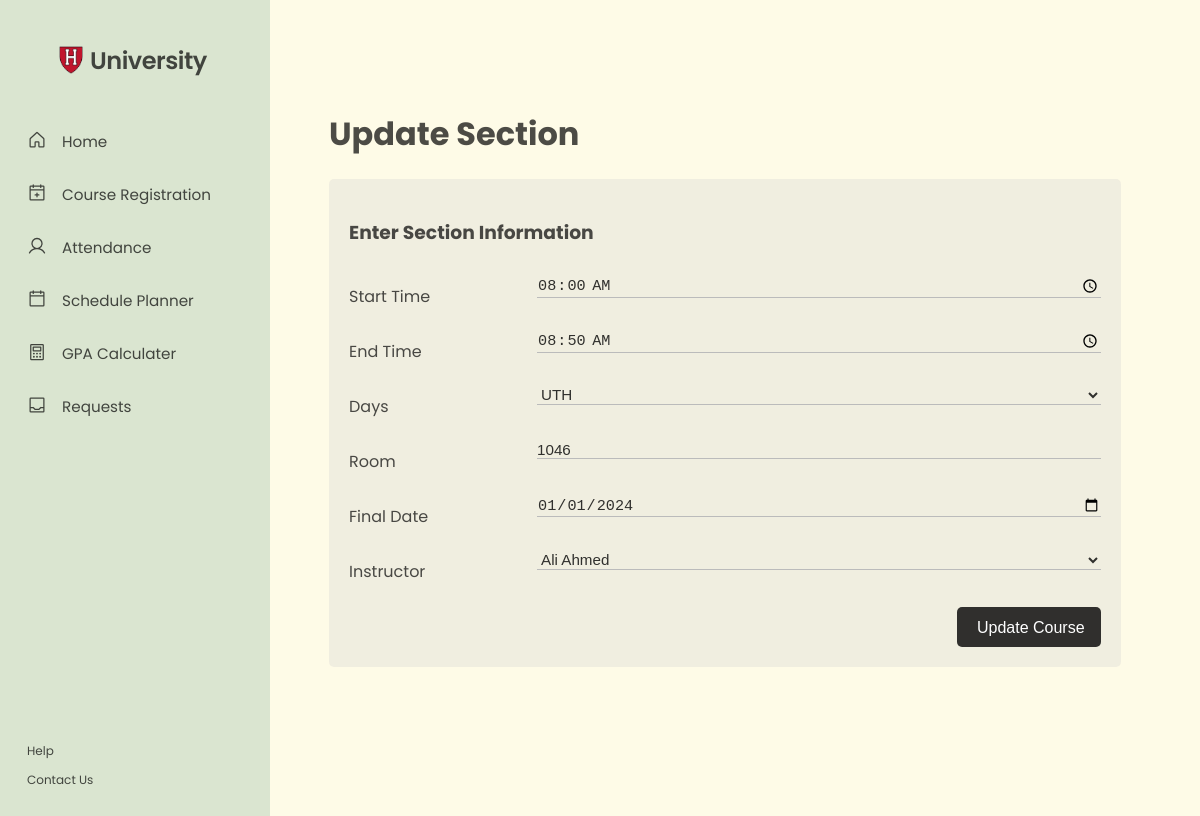
Before: /HOD-updateSection.php?sectionID=8 with the older database file.
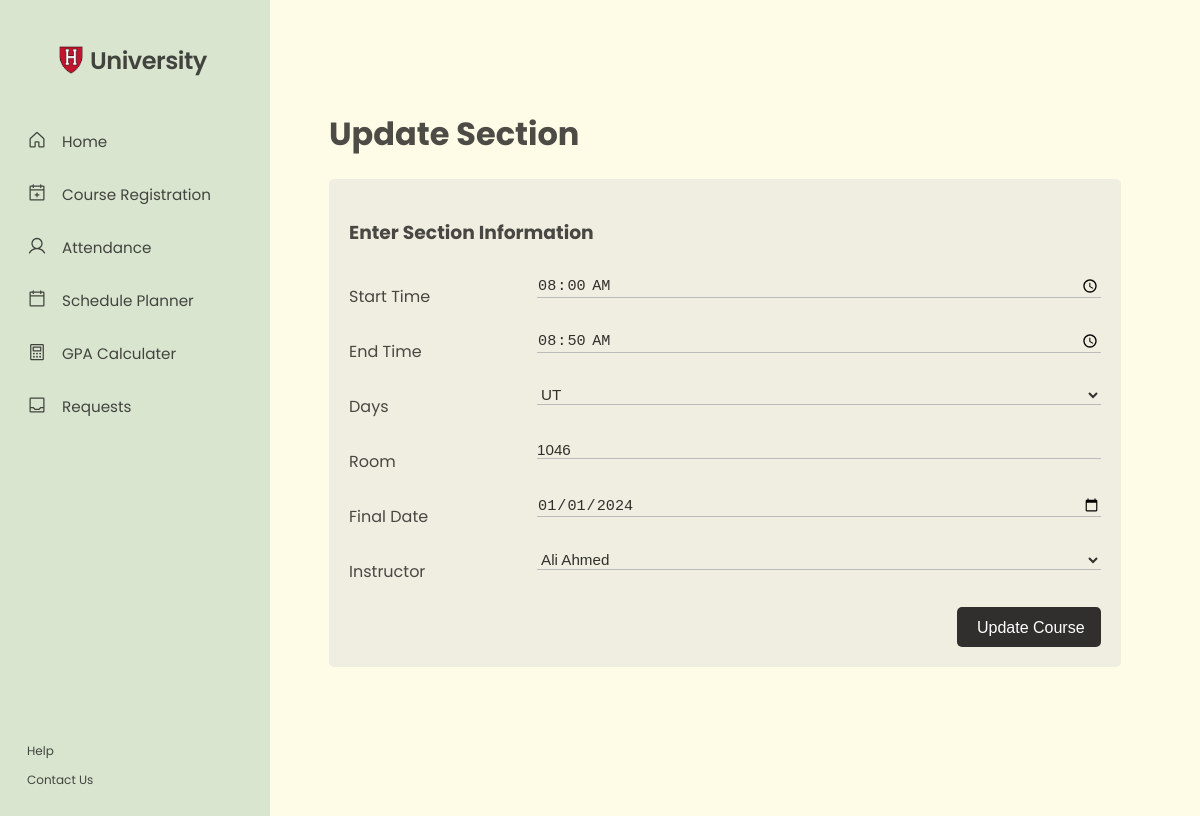
After: the same page with the newer database file.
### tables this page shows
CREATE TABLE `course_sections` (
  `ID` int(11) NOT NULL,
  `semesterID` int(11) DEFAULT NULL,
  `courseID` int(11) DEFAULT NULL,
  `sectionNumber` int(11) NOT NULL,
  `startTime` time NOT NULL,
  `endTime` time NOT NULL,
  `days` varchar(5) NOT NULL,
  `room` varchar(10) NOT NULL,
  `availableSeats` int(11) NOT NULL DEFAULT 25,
  `finalDate` date DEFAULT NULL,
  `instructorID` int(11) NOT NULL
);

CREATE TABLE `instructors` (
  `ID` int(11) NOT NULL,
  `username` varchar(50) NOT NULL,
  `fullName` varchar(100) NOT NULL,
  `phoneNumber` varchar(20) NOT NULL,
  `emailAddress` varchar(100) NOT NULL,
  `password` varchar(255) NOT NULL,
  `departmentID` int(11) NOT NULL
);

### HOD-updateSection.php (the view, shortened to what this page needs)
<?php
    if(isset($_GET['sectionID'])) {
        $sectionID = $_GET['sectionID'];
        try{
            require('Database/connection.php');
            $stmt = $db->prepare("SELECT * FROM course_sections WHERE ID=?");
            $stmt->execute(array($sectionID));
        }
        catch(PDOException $e){
            die($e->getMessage());
        }
    }
    else {
        die("Please Select a Valid Section");
    }
?>
<!DOCTYPE html>
<html lang="en">
<head>
    <link rel="stylesheet" href="generalstyling.css">
</head>
<body>
    <div class="wrapper">
        <div class="sidebar-wrapper">
        </div>
        <div class="pagecontent-wrapper" id="main">
            <div class="title" >
                <h1>Update Section</h1>
            </div>
            <div class="container">
                <form method='post' action='HOD-e4.php'>
                    <div class="row">
                        <td><h3>Enter Section Information</h3></td>
                    </div>
                    <?php
                        if($row = $stmt->fetch(PDO::FETCH_ASSOC)) {
                    ?>
                    <div class="row">
                        <div class="col-25">
                            <label for="Course Code">Start Time</label>
                        </div>
                        <div class="col-75">
                            <input
                                class="input-field"
                                type="time"
                                name="startTime"
                                value="<?php echo $row['startTime'];?>"
                                autocomplete="off"
                                required
                            >
                        </div>
                    </div>
                    <div class="row">
                        <div class="col-25">
                            <label for="Course Code">End Time</label>
                        </div>
                        <div class="col-75">
                            <input
                                class="input-field"
                                type="time"
                                name="endTime"
                                value="<?php echo $row['endTime'];?>"
                                autocomplete="off"
                                required
                            >
                        </div>
                    </div>
                    <div class='row'>
                        <div class='col-25'>
                            <label for='Section Days'>Days</label>
                        </div>
                        <div class='col-75'>
                            <select class='input-field' name='days' >
                                <option value='UTH'
                                <?php
                                    if("UTH" == $row['days'])
                                        echo "selected";
                                ?>
                                >UTH</option>
                                <option value='UT'
                                <?php
                                    if("UT" == $row['days'])
                                        echo "selected";
                                ?>
                                >UT</option>
                            </select>
                        </div>
                    </div>
                    <div class="row">
                        <div class="col-25">
                            <label for="Credit Hours">Room</label>
                        </div>
                        <div class="col-75">
                            <input
                                class="input-field"
                                type="text"
                                maxlength="10"
                                name="room"
                                value="<?php echo $row['room'];?>"
                                autocomplete="off"
                                required
                            >
                        </div>
                    </div>
                    <div class='row'>
                        <div class='col-25'>
                            <label for='Final Date'>Final Date</label>
                        </div>
                        <div class='col-75'>
                            <input
                                class='input-field'
                                name='finalDate'
                                value="<?php echo $row['finalDate']?>"
                                type='date'
                                autocomplete='off'
                                required
                            />
                        </div>
                    </div>
                    <div class="row">
                            <div class='col-25'>
                                <label for='fname'>Instructor</label>
                            </div>
                            <div class='col-75'>
                                <?php
                                    echo "<select name='instructorID' class='input-field'>";
                                    try {
                                        require('Database/connection.php');
                                        $sql = "SELECT ID, fullName FROM instructors ORDER BY departmentID";
                                        $rs2 = $db->query($sql);
                                    }
                                    catch(PDOException $e) {
                                        die($e->getMessage());
                                    }
                                    foreach($rs2 as $option2) {
                                    $instructorID = $option2['ID'];
                                    echo "<option value='$instructorID'";
                                    if($row['instructorID'] == $instructorID)
                                        echo "selected";
                                    echo "> ". $option2['fullName'] . "</option>";
                                    }
                                    echo "</select>";
                                ?>
                            </div>
                        </div>
                    <div class="row" id="submitDiv">
                        <input class="submitBtn" type="submit" value="Update Course" name="updateCourseSubmit" />
                    </div>
                </form>
                <?php } ?>
            </div>
        </div>
    </div>
</body>

### generalstyling.css (style rules this page uses)
html { background-color: #FEFBE7; font-family: 'Poppins'; color: rgba(0, 0, 0, 0.7); }
#openbtn { background-color: #FEFBE7; }
.sidenav { height: 100%; width: 0; position: fixed; z-index: 1; top: 0; left: 0; background-color: #DAE5D0; overflow-x: hidden; transition: 0.5s; white-space: nowrap; display: none; }
.logo { display: flex; align-items: center; padding-bottom: 2%; padding-top: 4%; height: 10%; }
.logo img { width: 28px; margin-left: 21%; }
.logo h4 { font-size: 1.5rem; font-weight: 600; letter-spacing: -0.5px; font-family: "Poppins", sans-serif; padding-left: 2%; }
#sidenav-head { display: flex; flex-direction: column; }
.sideElement a, #sidenav-footer a { display: block; color: rgba(0, 0, 0, 0.7); padding: 8px 8px 8px 32px; text-decoration: none; font-family: "Poppins", sans-serif; font-size: 0.95rem; transition: 0.3s; }
.sideElement { display: flex; flex-direction: row; }
.sideElement a { display: block; padding: 15px; }
#icon { padding-top: 15px; padding-left: 10%; height: 20px; width: 20px; opacity: 0.7; }
#spacing { height: 25%; }
#sidenav-footer { display: flex; flex-direction: column; height: fit-content; left: 1%; bottom: 2%; }
#sidenav-footer a { font-size: 0.75rem; padding: 2% 10%; }
#main { transition: .5s; padding: 3% 6%; }
.wrapper { height: 100vw; }
@media screen and (min-width: 992px) { .sidenav { width: 270px; display: block; } }
@media screen and (min-width: 992px) { #main { margin-left: 250px; } }
.container { border-radius: 5px; background-color: rgba(236, 232, 221, 0.7); padding: 20px; }
.col-25 { float: left; width: 25%; margin-top: 6px; }
.col-75 { float: left; width: 75%; margin-top: 6px; }
label { padding: 12px 12px 12px 0; display: inline-block; }
.input-field { width: 100%; height: 100%; background: none; border: none; outline: none; border-bottom: 1px solid #bbb; padding: 0; font-size: 0.95rem; color: rgba(0, 0, 0, 0.8); transition: 0.4s; resize: vertical; }
.submitBtn { width: 9rem; height: 40px; background-color:rgba(0, 0, 0, 0.8); color: #fff; border: none; padding: 12px 20px; cursor: pointer; float: right; border-radius: 5px; font-size: 1rem; transition: 0.3s; }
#submitDiv { margin-top: 0.7rem; }
.row:after { content: ""; display: table; clear: both; }

Changed rows visible on the page:
changed course_sections "Ali Ahmed": days "UTH" → "UT"
